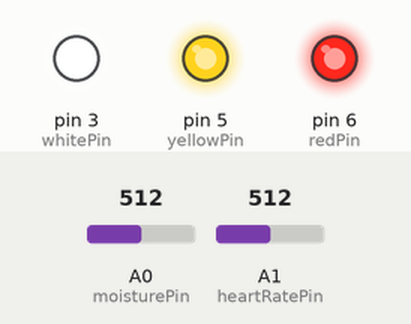
Recording of a sketch running on a simulated Arduino Uno, built with avr-gcc and run on an emulated ATmega328P. Shown: output pins drawn as LEDs (lit = HIGH). The inputs (shaded band) are chosen by the test bench; at power-on: A0 (moisturePin) = 512, A1 (heartRatePin) = 512. What the sketch prints to the serial monitor is not drawn.

Above: at 0.1 s.
Timing chart, 0 to 1.6 s (numbered marks = the images above):
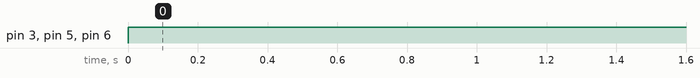

The sketch:

peripheral_program.ino
```cpp
// Arduino code

// Define the sensor pin
  const int moisturePin = A0;
  const int heartRatePin = A1;
  const int stressguagePin = A2;
  const int whitePin = 3;
  const int yellowPin = 5;
  const int redPin = 6;

void setup() {
  // Start the Serial communication to send data to the computer
  Serial.begin(9600);
}

void loop() {
  // Read the sensor value
  int moistureValue = analogRead(moisturePin);

  int heartRateValue = analogRead(heartRatePin);

  // Print the sensor value to the Serial Monitor
  Serial.println(moistureValue);

  // Print the sensor value to the Serial Monitor
  Serial.println(heartRateValue);

  // Input the sensor value to the LED
  analogWrite(whitePin, 255);

  // Input the sensor value to the LED
  analogWrite(yellowPin, 255);

  // Input the sensor value to the LED
  analogWrite(redPin, 255);

  // Wait for a second before reading the sensor again
  delay(1000);
}
```

Measured:
- by itself, pin 3 (whitePin), pin 5 (yellowPin), pin 6 (redPin): LOW → HIGH at 0.00 s
